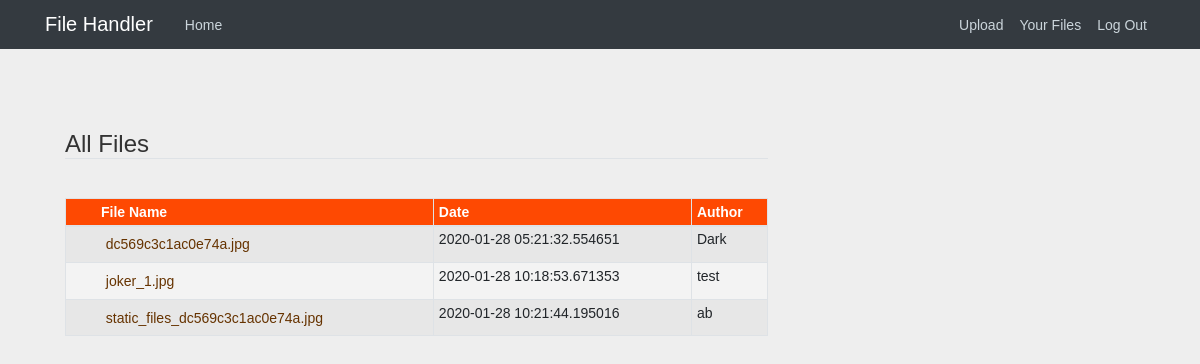
The page /allfiles (signed in) on the database its author committed.
### files_all/models.py (models this page shows, shortened)
class FileContents(db.Model):
    id = db.Column(db.Integer, primary_key=True, unique=True)
    file_name = db.Column(db.String(300))
    user_id = db.Column(db.Integer, db.ForeignKey('user.id'), nullable=False)
    uploaded_on = db.Column(db.DateTime, nullable=False, default=datetime.utcnow)

class User(db.Model, UserMixin):
    id = db.Column(db.Integer, primary_key=True)
    username = db.Column(db.String(20), nullable=False, unique=True)
    email = db.Column(db.String(40), nullable=False, unique=True)
    password = db.Column(db.String(40), nullable=False)
    files = db.relationship('FileContents', backref='author', lazy=True)

### files_all/users/routes.py (the view)
@users.route("/allfiles", methods=['GET', 'POST'])
@login_required
def viewfiles():
    files = FileContents.query.all()
    return render_template("viewfiles.html", files=files, filesView=True)

### files_all/models.py (called while the page is built)
@login_manager.user_loader
def load_user(user_id):
    return User.query.get(int(user_id))

### files_all/templates/viewfiles.html
{% extends "layout.html" %}
    {% block content %}
         <fieldset class="form-group">
             <legend class="border-bottom mb-4">All Files</legend>
        <table class="table table-striped table-bordered table-sm" cellspacing="0" width="100%">
        <thead>
            <tr>
                <th>File Name</th>
                <th>Date</th>
                <th>Author</th>
            </tr>
        </thead>
        <tbody>
            {% for file in files %}
            <tr>
                <td><a href="{{url_for('static' , filename='files/' + file.file_name)}}" download>{{ file.file_name}}</a></td>
                <td>{{ file.uploaded_on}}</td>
                <td>{{ file.author.username }}</td>
            </tr>
            {% endfor %}
        </tbody>
        </table>
         </fieldset>
    {% endblock content %}

### files_all/static/main.css (style rules this page uses)
body { background: #fafafa; color: #333333; margin-top: 5rem; }
* { padding:0; margin:0; }
body { color: #333; font: 14px Sans-Serif; padding: 50px; background: #eee; }
table { background-color: #F3F3F3; border-collapse: collapse; width: 100%; margin: 15px 0; }
th { background-color: #FE4902; color: #FFF; cursor: pointer; padding: 5px 10px; }
td, th { text-align: left; }
a { text-decoration: none; }
td a { color: #663300; display: block; padding: 5px 10px; }
td:first-of-type a { background: url(./.images/file.png) no-repeat 10px 50%; padding-left: 35px; }
th:first-of-type { padding-left: 35px; }
tr:nth-of-type(odd) { background-color: #E6E6E6; }
table tr td:first-of-type a[href$=".jpg"], table tr td:first-of-type a[href$=".png"], table tr td:first-of-type a[href$=".gif"], table tr td:first-of-type a[href$=".svg"], table tr td:first-of-type a[href$=".jpeg"] { background-image: url(./.images/image.png); }

### rows shown on the page
FileContents: file_name "dc569c3c1ac0e74a.jpg", uploaded_on "2020-01-28 05:21:32.554651", author.username "Dark"
FileContents: file_name "joker_1.jpg", uploaded_on "2020-01-28 10:18:53.671353", author.username "test"
FileContents: file_name "static_files_dc569c3c1ac0e74a.jpg", uploaded_on "2020-01-28 10:21:44.195016", author.username "ab"
